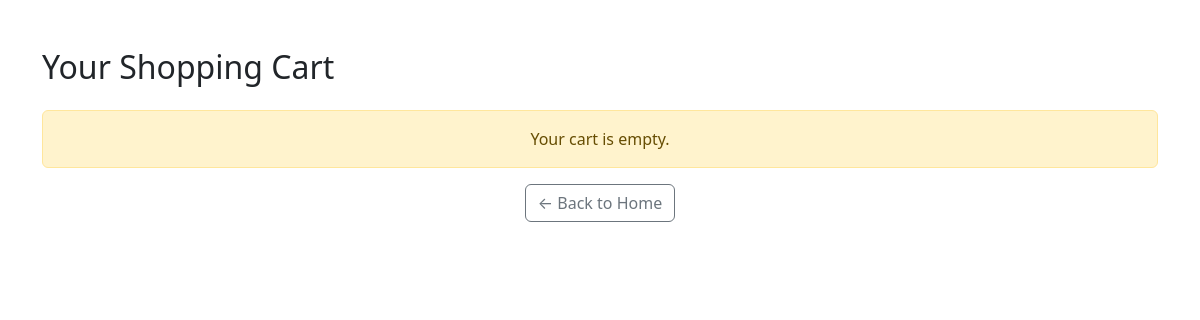
/cart/ (signed in), run on an earlier commit of the app's database.
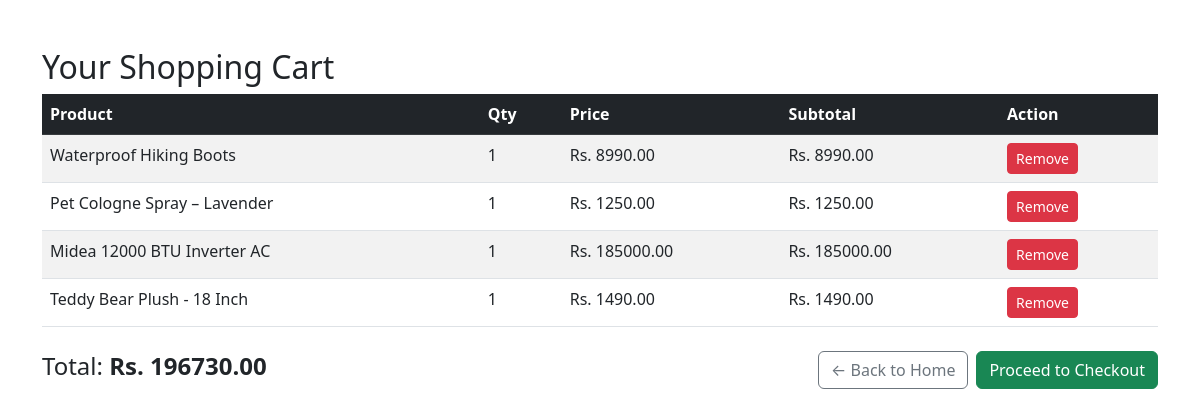
And on a later commit of the database.
### store/models.py (models this page shows, shortened)
class CartItem(models.Model):
    user = models.ForeignKey(User, on_delete=models.CASCADE)
    product = models.ForeignKey(Product, on_delete=models.CASCADE)
    quantity = models.PositiveIntegerField(default=1)
    def subtotal(self):
        return self.quantity * self.product.price

class Product(models.Model):
    name = models.CharField(max_length=100)
    description = models.TextField()
    price = models.DecimalField(max_digits=10, decimal_places=2)
    image = models.ImageField(upload_to='product_images/')  # Main image
    category = models.ForeignKey(Category, on_delete=models.CASCADE)
    is_deal = models.BooleanField(default=False)
    likes = models.ManyToManyField(User, related_name='liked_products', blank=True)

### store/views.py (the view)
# urls.py: path('cart/', views.view_cart, name='view_cart'),
@login_required
@never_cache
def view_cart(request):
    cart_items = CartItem.objects.filter(user=request.user)
    total = sum(item.subtotal() for item in cart_items)
    return render(request, 'store/cart.html', {
        'cart_items': cart_items,
        'total': total
    })

### store/context_processors.py (called while the page is built)
def cart_item_count(request):
    if request.user.is_authenticated:
        count = sum(item.quantity for item in CartItem.objects.filter(user=request.user))
    else:
        count = 0
    return {'cart_item_count': count}

### store/templates/store/cart.html (shortened to what this page needs)
<!DOCTYPE html>
<html>
<head>
  <link href="https://cdn.jsdelivr.net/npm/bootstrap@5.3.0/dist/css/bootstrap.min.css" rel="stylesheet">
</head>
<body>
<div class="container mt-5">
  <h2>Your Shopping Cart</h2>
  {% if cart_items %}
    <table class="table table-striped">
      <thead class="table-dark">
        <tr>
          <th>Product</th>
          <th>Qty</th>
          <th>Price</th>
          <th>Subtotal</th>
          <th>Action</th>
        </tr>
      </thead>
      <tbody>
        {% for item in cart_items %}
          <tr>
            <td>{{ item.product.name }}</td>
            <td>{{ item.quantity }}</td>
            <td>Rs. {{ item.product.price }}</td>
            <td>Rs. {{ item.subtotal }}</td>
            <td>
              <a href="{% url 'remove_from_cart' item.product.id %}" class="btn btn-danger btn-sm">
                Remove
              </a>
            </td>
          </tr>
        {% endfor %}
      </tbody>
    </table>
    <div class="d-flex justify-content-between align-items-center mt-4">
      <h4>Total: <strong>Rs. {{ total }}</strong></h4>
      <div class="d-flex gap-2">
        <a href="{% url 'home' %}" class="btn btn-outline-secondary">← Back to Home</a>
        <a href="{% url 'checkout' %}" class="btn btn-success">Proceed to Checkout</a>
      </div>
    </div>
  {% else %}
    <div class="alert alert-warning text-center mt-4">
      Your cart is empty.
    </div>
    <div class="text-center mt-3">
      <a href="{% url 'home' %}" class="btn btn-outline-secondary">
        ← Back to Home
      </a>
    </div>
  {% endif %}
</div>
</body>
</html>

What changed in the data, as far as the page shows it:
added CartItem: product.name "Waterproof Hiking Boots", quantity "1", product.price "8990.00", subtotal "8990.00"
added CartItem: product.name "Pet Cologne Spray – Lavender", quantity "1", product.price "1250.00", subtotal "1250.00"
added CartItem: product.name "Midea 12000 BTU Inverter AC", quantity "1", product.price "185000.00", subtotal "185000.00"
added CartItem: product.name "Teddy Bear Plush - 18 Inch", quantity "1", product.price "1490.00", subtotal "1490.00"
Also different on the page:
{{ total }}: (not shown) → "196730.00"
text no longer shown: "Your cart is empty."
text now shown: "Product Qty Price Subtotal Action Total: Rs. Proceed to Checkout"
